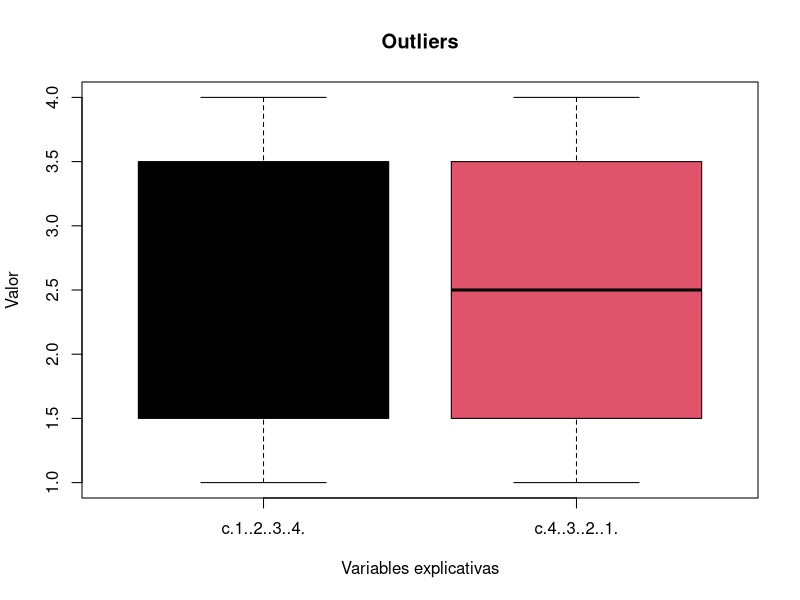

The R script that drew this image: (Note: this script raises an error after producing the figure.)
## ---- chunk 1
# data <- read.csv()
data <- data.frame(list(c(1, 2, 3, 4), c(4, 3, 2, 1)))
## ---- chunk 2
colMeans(is.na(data)) * 100
## ---- chunk 3
colnames(data)

head(data)
summary(data)

# freq(data$nombre_columna)
# freq(data$nombre_columna)
# freq(data$nombre_columna)
# freq(data$nombre_columna)
## ---- chunk 4
vars <- data # TODO: quitar las variables no explicativas (si las hay)
boxplot(
  vars,
  main = "Outliers",
  xlab = "Variables explicativas",
  ylab = "Valor",
  col = c(seq_len(ncol(vars))) # numero de columnas!
)
## ---- chunk 5
datos <- data
par(mfrow = c(2, 3))
for (k in 2:4) {
  j0 <- names(datos)[k]
  x0 <- seq(min(datos[, k]), max(datos[, k]), le = 50)
  for (i in 1:2) {
    i0 <- levels(datos$especie)[i]
    x <- datos[datos$especie == i0, j0]
    qqnorm(x, main = paste("especie", i0, j0), pch = 19, col = i + 1)
    qqline(x)
  }
}
# Ejemplo una variable:
qqnorm(no_out_standard$insu,
  main = "Insulin",
  col = "cornflowerblue",
  cex.lab = 1.2, cex.main = 1.5,
  xlab = "Theoretical quantiles (normal distribution)",
  ylab = "Empirical quantiles",
)
qqline(no_out_standard$insu, distribution = qnorm)
## ---- chunk 6
shapiro.test(data[[1]])
shapiro.test(data[[2]])
# etc
## ---- chunk 7
library(psych)
dataset_normalizado <- scale(dataset)
cortest.bartlett(cor(dataset_normalizado), n = nrow(dataset_normalizado))
